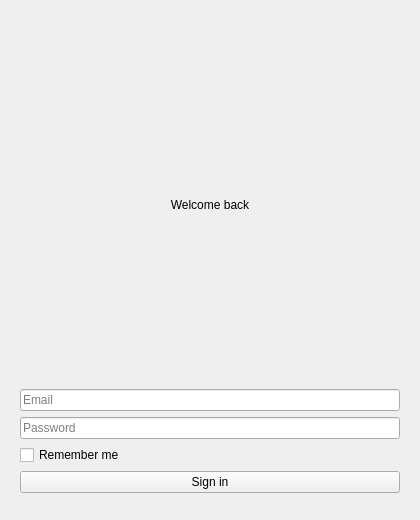
<?xml version="1.0" encoding="UTF-8"?>
<ui version="4.0">
 <class>untitled</class>
 <widget class="QWidget" name="untitled">
  <property name="geometry">
   <rect><x>0</x><y>0</y><width>420</width><height>520</height></rect>
  </property>
  <property name="windowTitle"><string>Sign in</string></property>
  <layout class="QVBoxLayout" name="outerLayout">
   <item>
    <spacer name="topSpacer">
     <property name="orientation"><enum>Qt::Vertical</enum></property>
    </spacer>
   </item>
   <item>
    <widget class="QFrame" name="loginCard">
     <layout class="QVBoxLayout" name="cardLayout">
      <item>
       <widget class="QLabel" name="titleLabel">
        <property name="text"><string>Welcome back</string></property>
        <property name="alignment"><set>Qt::AlignCenter</set></property>
       </widget>
      </item>
      <item>
       <widget class="QLineEdit" name="emailEdit">
        <property name="placeholderText"><string>Email</string></property>
       </widget>
      </item>
      <item>
       <widget class="QLineEdit" name="passwordEdit">
        <property name="placeholderText"><string>Password</string></property>
        <property name="echoMode"><enum>QLineEdit::Password</enum></property>
       </widget>
      </item>
      <item>
       <widget class="QCustomCheckBox" name="rememberCheck">
        <property name="text"><string>Remember me</string></property>
       </widget>
      </item>
      <item>
       <widget class="QPushButton" name="signInBtn">
        <property name="text"><string>Sign in</string></property>
       </widget>
      </item>
     </layout>
    </widget>
   </item>
   <item>
    <spacer name="bottomSpacer">
     <property name="orientation"><enum>Qt::Vertical</enum></property>
    </spacer>
   </item>
  </layout>
 </widget>
 <customwidgets>
  <customwidget>
   <class>QCustomCheckBox</class><extends>QCheckBox</extends>
   <header>Custom_Widgets.QCustomCheckBox</header>
  </customwidget>
 </customwidgets>
 <resources/>
 <connections/>
</ui>
